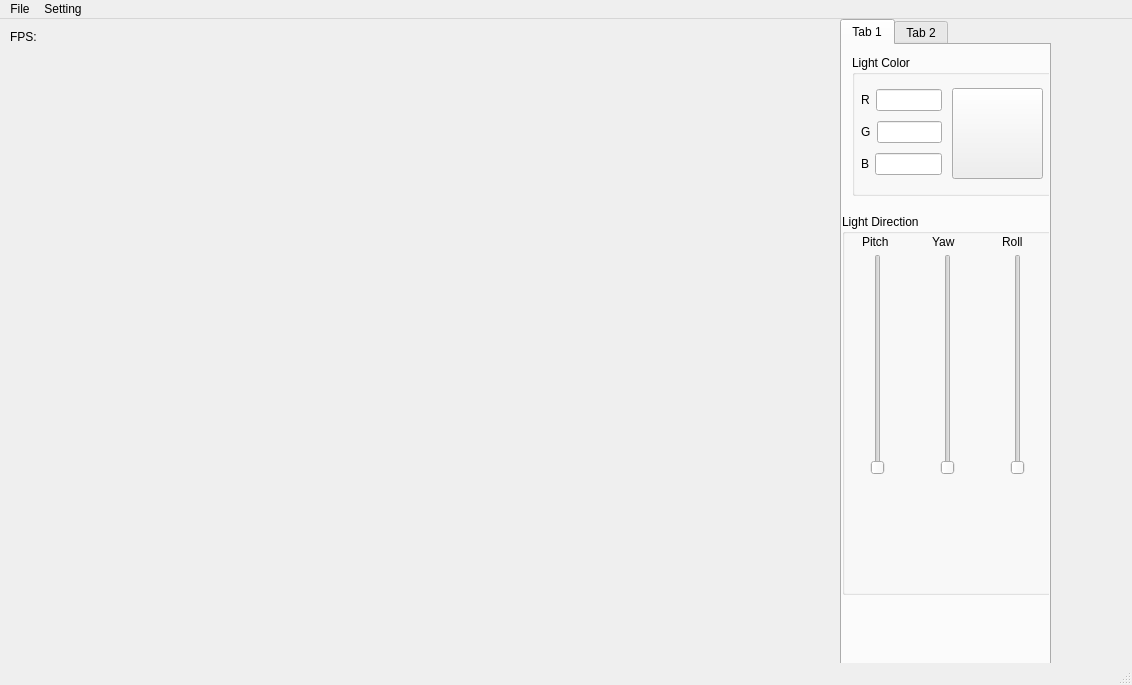
<?xml version="1.0" encoding="UTF-8"?>
<ui version="4.0">
 <class>XYFSoftRender</class>
 <widget class="QMainWindow" name="XYFSoftRender">
  <property name="geometry">
   <rect>
    <x>0</x>
    <y>0</y>
    <width>1132</width>
    <height>685</height>
   </rect>
  </property>
  <property name="windowTitle">
   <string>XYFSoftRender</string>
  </property>
  <widget class="QWidget" name="centralwidget">
   <widget class="QLabel" name="FPSLabel">
    <property name="geometry">
     <rect>
      <x>10</x>
      <y>10</y>
      <width>54</width>
      <height>16</height>
     </rect>
    </property>
    <property name="text">
     <string>FPS:</string>
    </property>
   </widget>
   <widget class="QTabWidget" name="tabWidget">
    <property name="geometry">
     <rect>
      <x>840</x>
      <y>0</y>
      <width>211</width>
      <height>651</height>
     </rect>
    </property>
    <property name="layoutDirection">
     <enum>Qt::LeftToRight</enum>
    </property>
    <property name="currentIndex">
     <number>0</number>
    </property>
    <widget class="QWidget" name="Environment">
     <attribute name="title">
      <string>Tab 1</string>
     </attribute>
     <widget class="QGroupBox" name="LightColor">
      <property name="geometry">
       <rect>
        <x>10</x>
        <y>10</y>
        <width>211</width>
        <height>141</height>
       </rect>
      </property>
      <property name="title">
       <string>Light Color</string>
      </property>
      <widget class="QWidget" name="verticalLayoutWidget_4">
       <property name="geometry">
        <rect>
         <x>9</x>
         <y>30</y>
         <width>81</width>
         <height>96</height>
        </rect>
       </property>
       <layout class="QVBoxLayout" name="verticalLayout_5">
        <item>
         <layout class="QHBoxLayout" name="horizontalLayout_4">
          <item>
           <widget class="QLabel" name="label_4">
            <property name="text">
             <string>R</string>
            </property>
           </widget>
          </item>
          <item>
           <widget class="QLineEdit" name="RedLineEdit"/>
          </item>
         </layout>
        </item>
        <item>
         <layout class="QHBoxLayout" name="horizontalLayout_5">
          <item>
           <widget class="QLabel" name="label_5">
            <property name="text">
             <string>G</string>
            </property>
           </widget>
          </item>
          <item>
           <widget class="QLineEdit" name="GreenLineEdit"/>
          </item>
         </layout>
        </item>
        <item>
         <layout class="QHBoxLayout" name="horizontalLayout_6">
          <item>
           <widget class="QLabel" name="label_6">
            <property name="text">
             <string>B</string>
            </property>
           </widget>
          </item>
          <item>
           <widget class="QLineEdit" name="BlueLineEdit"/>
          </item>
         </layout>
        </item>
       </layout>
      </widget>
      <widget class="QPushButton" name="editColorButton">
       <property name="geometry">
        <rect>
         <x>100</x>
         <y>33</y>
         <width>91</width>
         <height>91</height>
        </rect>
       </property>
       <property name="styleSheet">
        <string notr="true"/>
       </property>
       <property name="text">
        <string/>
       </property>
      </widget>
     </widget>
     <widget class="QGroupBox" name="LightPosition">
      <property name="geometry">
       <rect>
        <x>0</x>
        <y>169</y>
        <width>221</width>
        <height>381</height>
       </rect>
      </property>
      <property name="title">
       <string>Light Direction</string>
      </property>
      <widget class="QWidget" name="verticalLayoutWidget">
       <property name="geometry">
        <rect>
         <x>0</x>
         <y>40</y>
         <width>71</width>
         <height>241</height>
        </rect>
       </property>
       <layout class="QVBoxLayout" name="verticalLayout">
        <item>
         <layout class="QHBoxLayout" name="horizontalLayout">
          <item alignment="Qt::AlignHCenter">
           <widget class="QSlider" name="PitchSlider">
            <property name="maximum">
             <number>360</number>
            </property>
            <property name="orientation">
             <enum>Qt::Vertical</enum>
            </property>
           </widget>
          </item>
         </layout>
        </item>
        <item alignment="Qt::AlignHCenter">
         <widget class="QLabel" name="PitchLabel">
          <property name="text">
           <string/>
          </property>
         </widget>
        </item>
       </layout>
      </widget>
      <widget class="QLabel" name="label">
       <property name="geometry">
        <rect>
         <x>20</x>
         <y>20</y>
         <width>54</width>
         <height>16</height>
        </rect>
       </property>
       <property name="text">
        <string>Pitch</string>
       </property>
      </widget>
      <widget class="QWidget" name="verticalLayoutWidget_2">
       <property name="geometry">
        <rect>
         <x>70</x>
         <y>40</y>
         <width>71</width>
         <height>241</height>
        </rect>
       </property>
       <layout class="QVBoxLayout" name="verticalLayout_2">
        <item>
         <layout class="QHBoxLayout" name="horizontalLayout_2">
          <item>
           <widget class="QSlider" name="YawSlider">
            <property name="maximum">
             <number>360</number>
            </property>
            <property name="orientation">
             <enum>Qt::Vertical</enum>
            </property>
           </widget>
          </item>
         </layout>
        </item>
        <item alignment="Qt::AlignHCenter">
         <widget class="QLabel" name="YawLabel">
          <property name="text">
           <string/>
          </property>
         </widget>
        </item>
       </layout>
      </widget>
      <widget class="QLabel" name="label_2">
       <property name="geometry">
        <rect>
         <x>90</x>
         <y>20</y>
         <width>31</width>
         <height>16</height>
        </rect>
       </property>
       <property name="text">
        <string>Yaw</string>
       </property>
      </widget>
      <widget class="QWidget" name="verticalLayoutWidget_3">
       <property name="geometry">
        <rect>
         <x>140</x>
         <y>40</y>
         <width>71</width>
         <height>241</height>
        </rect>
       </property>
       <layout class="QVBoxLayout" name="verticalLayout_3">
        <item>
         <layout class="QHBoxLayout" name="horizontalLayout_3">
          <item>
           <widget class="QSlider" name="RollSlider">
            <property name="maximum">
             <number>360</number>
            </property>
            <property name="orientation">
             <enum>Qt::Vertical</enum>
            </property>
           </widget>
          </item>
         </layout>
        </item>
        <item alignment="Qt::AlignHCenter">
         <widget class="QLabel" name="RollLabel">
          <property name="text">
           <string/>
          </property>
         </widget>
        </item>
       </layout>
      </widget>
      <widget class="QLabel" name="label_3">
       <property name="geometry">
        <rect>
         <x>160</x>
         <y>20</y>
         <width>31</width>
         <height>16</height>
        </rect>
       </property>
       <property name="text">
        <string>Roll</string>
       </property>
      </widget>
     </widget>
    </widget>
    <widget class="QWidget" name="Model">
     <attribute name="title">
      <string>Tab 2</string>
     </attribute>
     <widget class="QGroupBox" name="groupBox">
      <property name="geometry">
       <rect>
        <x>-1</x>
        <y>9</y>
        <width>201</width>
        <height>111</height>
       </rect>
      </property>
      <property name="title">
       <string>Optimize</string>
      </property>
      <widget class="QWidget" name="verticalLayoutWidget_5">
       <property name="geometry">
        <rect>
         <x>19</x>
         <y>20</y>
         <width>181</width>
         <height>91</height>
        </rect>
       </property>
       <layout class="QVBoxLayout" name="verticalLayout_4">
        <item>
         <widget class="QCheckBox" name="MultiThreadCheckBox">
          <property name="text">
           <string>MultiThread</string>
          </property>
         </widget>
        </item>
        <item>
         <widget class="QCheckBox" name="FaceCullingCheckBox">
          <property name="text">
           <string>FaceCulling</string>
          </property>
         </widget>
        </item>
        <item>
         <widget class="QCheckBox" name="checkBox_3">
          <property name="text">
           <string>MSAA</string>
          </property>
         </widget>
        </item>
       </layout>
      </widget>
     </widget>
    </widget>
   </widget>
   <widget class="QWidget" name="gridLayoutWidget">
    <property name="geometry">
     <rect>
      <x>10</x>
      <y>30</y>
      <width>802</width>
      <height>602</height>
     </rect>
    </property>
    <layout class="QGridLayout" name="RenderWidgetLayout" rowminimumheight="600" columnminimumwidth="800">
     <property name="sizeConstraint">
      <enum>QLayout::SetDefaultConstraint</enum>
     </property>
    </layout>
   </widget>
  </widget>
  <widget class="QMenuBar" name="menubar">
   <property name="geometry">
    <rect>
     <x>0</x>
     <y>0</y>
     <width>1132</width>
     <height>22</height>
    </rect>
   </property>
   <widget class="QMenu" name="menu">
    <property name="title">
     <string>File</string>
    </property>
    <addaction name="actionOpen"/>
    <addaction name="actionSave"/>
   </widget>
   <widget class="QMenu" name="menuSetting">
    <property name="title">
     <string>Setting</string>
    </property>
   </widget>
   <addaction name="menu"/>
   <addaction name="menuSetting"/>
  </widget>
  <widget class="QStatusBar" name="statusBar"/>
  <action name="actionOpen">
   <property name="text">
    <string>Open</string>
   </property>
  </action>
  <action name="actionSave">
   <property name="text">
    <string>Save</string>
   </property>
  </action>
 </widget>
 <resources/>
 <connections/>
</ui>
